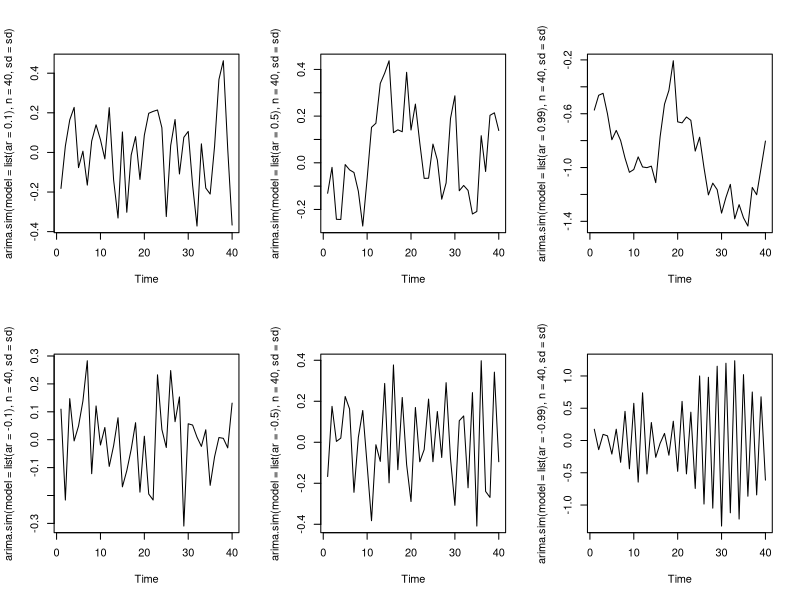

The R source for this figure:

par(mfrow=c(2,3))
sd <- 0.15
plot(arima.sim(model=list(ar=0.1), n=40, sd=sd))
plot(arima.sim(model=list(ar=0.5), n=40, sd=sd))
plot(arima.sim(model=list(ar=0.99), n=40, sd=sd))
plot(arima.sim(model=list(ar=-0.1), n=40, sd=sd))
plot(arima.sim(model=list(ar=-0.5), n=40, sd=sd))
plot(arima.sim(model=list(ar=-0.99), n=40, sd=sd))